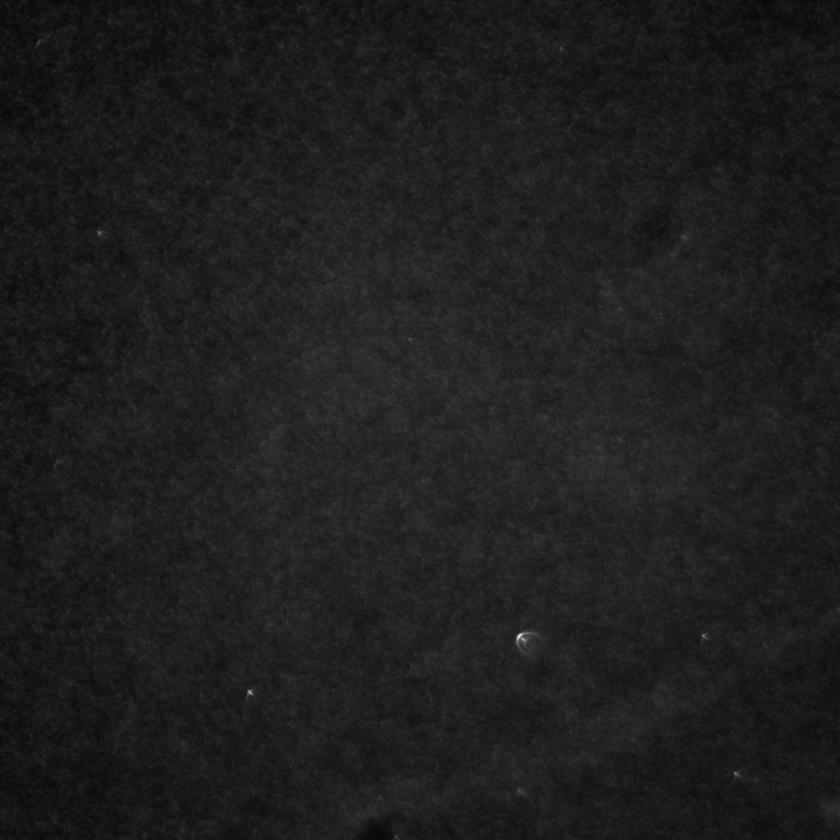
#> input picture Data/C1-middle well001_GS.bmp, 840 x 840 px, shrunk from 1608 x 1608 before the run
$ python planefit.py   (older library calls are emulated)
#> lines starting #> are read from the running program, lines starting #| are printed output that depends on the picture
### Simulation/my_utils.py
import numpy as np
from skimage import measure
import scipy.ndimage as nd
import matplotlib.pyplot as plt
import cv2
from skimage.feature import peak_local_max

np.random.seed(1)


# [151 lines left out: functions raw_points_grid, raw_points_grid_and_x_y, ellipse, mse, struct_sim, cart2pol and 5 more, not called in this run]


def find_maxima_skimage(im, t):
    """
    Use skimage to find maxima
    :param im: Image to be processed
    :param t: scale factor for threshold
    :return: x and y coordinates of maxima
    """
    pixel_dist_factor = 1  # factor for pixel to x y coords
    a = 10
    th = t * np.average(im)
    coordinates = peak_local_max(im, min_distance=a * pixel_dist_factor, threshold_abs=th)
    x = coordinates[:, 1]
    y = coordinates[:, 0]
    return x, y


def get_x_y(raw_img):
    xvec, yvec = np.nonzero(raw_img)
    return xvec, yvec


# [16 lines left out: function x_y_to_img, not called in this run]

### Simulation/planefit.py
import numpy as np
import matplotlib.pyplot as plt
from tkinter import filedialog
from scipy.ndimage import gaussian_filter
from mpl_toolkits.mplot3d import Axes3D
from my_utils import subtract_median, find_maxima_skimage
from scipy.optimize import leastsq
import scipy.linalg

step_size_z = 0.2
window_size_um = 266.07


def load_files():
    file_paths = filedialog.askopenfilenames(title="Select images", filetypes=(("tif Files", "*.tif"),
                                                                               ("tiff Files", "*.tiff"),
                                                                               ("JPEG Files", "*.jpeg"),
                                                                               ("all Files", "*.*")))
#> the answer given: ../Data/C1-middle well001_GS.bmp
    return file_paths


# images = ('/home/sam/Documents/traction-force-microscopy/Data/Beads 10/ChanA_001_001_001_001.tif',
#           '/home/sam/Documents/traction-force-microscopy/Data/Beads 10/ChanA_001_001_002_001.tif',
#           '/home/sam/Documents/traction-force-microscopy/Data/Beads 10/ChanA_001_001_003_001.tif',
#           '/home/sam/Documents/traction-force-microscopy/Data/Beads 10/ChanA_001_001_004_001.tif',
#           '/home/sam/Documents/traction-force-microscopy/Data/Beads 10/ChanA_001_001_005_001.tif',
#           '/home/sam/Documents/traction-force-microscopy/Data/Beads 10/ChanA_001_001_006_001.tif',
#           '/home/sam/Documents/traction-force-microscopy/Data/Beads 10/ChanA_001_001_007_001.tif',
#           '/home/sam/Documents/traction-force-microscopy/Data/Beads 10/ChanA_001_001_008_001.tif',
#           '/home/sam/Documents/traction-force-microscopy/Data/Beads 10/ChanA_001_001_009_001.tif',
#           '/home/sam/Documents/traction-force-microscopy/Data/Beads 10/ChanA_001_001_010_001.tif',
#           '/home/sam/Documents/traction-force-microscopy/Data/Beads 10/ChanA_001_001_011_001.tif',
#           '/home/sam/Documents/traction-force-microscopy/Data/Beads 10/ChanA_001_001_012_001.tif',
#           '/home/sam/Documents/traction-force-microscopy/Data/Beads 10/ChanA_001_001_013_001.tif',
#           '/home/sam/Documents/traction-force-microscopy/Data/Beads 10/ChanA_001_001_014_001.tif',
#           '/home/sam/Documents/traction-force-microscopy/Data/Beads 10/ChanA_001_001_015_001.tif',
#           '/home/sam/Documents/traction-force-microscopy/Data/Beads 10/ChanA_001_001_016_001.tif',
#           '/home/sam/Documents/traction-force-microscopy/Data/Beads 10/ChanA_001_001_017_001.tif',
#           '/home/sam/Documents/traction-force-microscopy/Data/Beads 10/ChanA_001_001_018_001.tif',
#           '/home/sam/Documents/traction-force-microscopy/Data/Beads 10/ChanA_001_001_019_001.tif',
#           '/home/sam/Documents/traction-force-microscopy/Data/Beads 10/ChanA_001_001_020_001.tif',
#           '/home/sam/Documents/traction-force-microscopy/Data/Beads 10/ChanA_001_001_021_001.tif',
#           '/home/sam/Documents/traction-force-microscopy/Data/Beads 10/ChanA_001_001_022_001.tif',
#           '/home/sam/Documents/traction-force-microscopy/Data/Beads 10/ChanA_001_001_023_001.tif',
#           '/home/sam/Documents/traction-force-microscopy/Data/Beads 10/ChanA_001_001_024_001.tif',
#           '/home/sam/Documents/traction-force-microscopy/Data/Beads 10/ChanA_001_001_025_001.tif',
#           '/home/sam/Documents/traction-force-microscopy/Data/Beads 10/ChanA_001_001_026_001.tif',
#           '/home/sam/Documents/traction-force-microscopy/Data/Beads 10/ChanA_001_001_027_001.tif',
#           '/home/sam/Documents/traction-force-microscopy/Data/Beads 10/ChanA_001_001_028_001.tif',
#           '/home/sam/Documents/traction-force-microscopy/Data/Beads 10/ChanA_001_001_029_001.tif',
#           '/home/sam/Documents/traction-force-microscopy/Data/Beads 10/ChanA_001_001_030_001.tif',
#           '/home/sam/Documents/traction-force-microscopy/Data/Beads 10/ChanA_001_001_031_001.tif',
#           '/home/sam/Documents/traction-force-microscopy/Data/Beads 10/ChanA_001_001_032_001.tif',
#           '/home/sam/Documents/traction-force-microscopy/Data/Beads 10/ChanA_001_001_033_001.tif',
#           '/home/sam/Documents/traction-force-microscopy/Data/Beads 10/ChanA_001_001_034_001.tif',
#           '/home/sam/Documents/traction-force-microscopy/Data/Beads 10/ChanA_001_001_035_001.tif',
#           '/home/sam/Documents/traction-force-microscopy/Data/Beads 10/ChanA_001_001_036_001.tif',
#           '/home/sam/Documents/traction-force-microscopy/Data/Beads 10/ChanA_001_001_037_001.tif')
images = load_files()
ims = [plt.imread(im) for im in images]
#> ims = 1 item
# filtered_im = subtract_median(ims[20], 20, True)
out = np.stack(ims, axis=2)
#> out is the input picture: shape (840, 840, 1); min 7, max 244, mean 30.1
projection = out.max(-1)
filtered_projection = gaussian_filter(projection, sigma=2, order=0)
# maxima_raw = find_maxima_skimage(projection, 0.5)
p_x, p_y = find_maxima_skimage(filtered_projection, 1)
#> in find_maxima_skimage, `th = t * np.average(im)`: th = 29.06
#> in find_maxima_skimage, `coordinates = peak_local_max(im, min_distance=a * pixel_dist_factor, t..`: coordinates = 972 pairs, first value 19 to 827, second value 10 to 826
#> in find_maxima_skimage, `x = coordinates[:, 1]`: x = 972 values, max 826 at index 519, min 10 at index 932, mean 418.7
#> in find_maxima_skimage, `y = coordinates[:, 0]`: y = 972 values, max 827 at index 797, min 19 at index 648, mean 426.4
#> p_x has the same summary as x in find_maxima_skimage; p_y has the same summary as y in find_maxima_skimage
4


def only_maxima(im, x, y):
    """
    Given an image and x and y coordinates of maxima, return an image with the same value at x, y and zero where there
    is no x, y
    Does this by making a boolean mask with 1 at (x, y) and 0 at non (x,y), multiply im * mask
    :param im: Image to be processed
    :param x: list of x coordinates
    :param y: list of y coordinates
    :return: image with intensities of x and y spots
    """
    #
    mat = np.zeros_like(im)
    np.add.at(mat, (tuple(x), tuple(y)), 1)
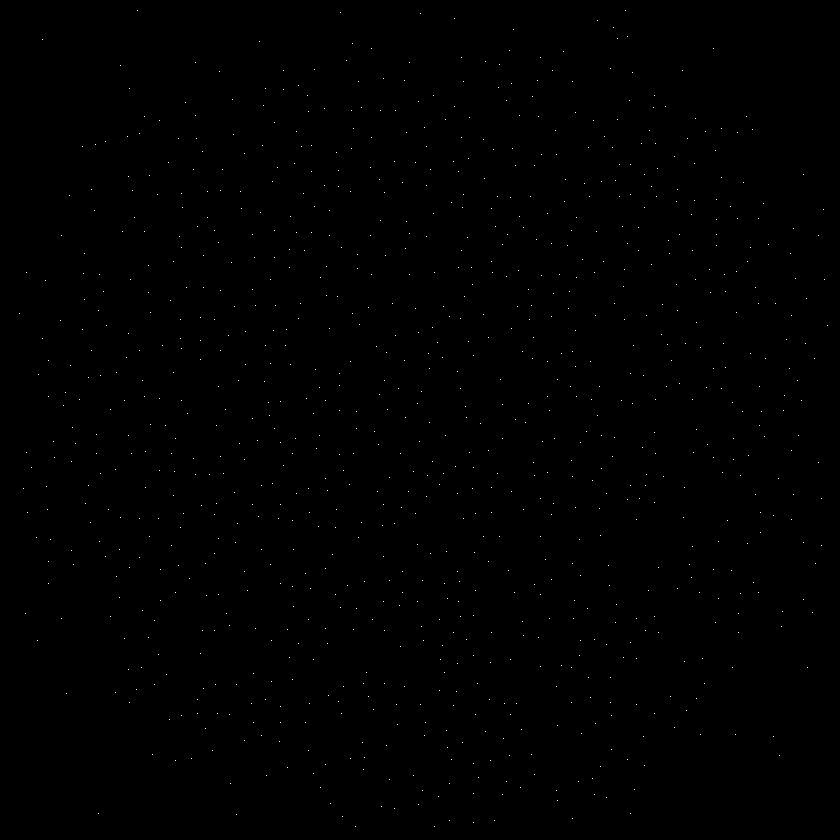
#> mat: shape (840, 840); values 0 (black) and 1 (white), 0.14% white in thin lines or dots
    new_im = im * mat
    return new_im


# now I have matrices with only the x y points
# can stack them, argmax along third axis
# then i will have an nxn matrix of indices where there is a maximum pixel value
# but, even if there is a zero this matrix will still be full (if there is a pixel with no local maxima)
# i think that's fine, I can look through the index matrix and only select points at x, y to match them with the z
# for each x y pair, I want to go to that location in the matrix, make a new tuple with x, y, pos
# first multiply each index in array by 0.2 to convert from image number to micron
masked_stack = np.stack([only_maxima(i, p_x, p_y) for i in ims], axis=2)
max_indices = np.argmax(masked_stack, axis=2)
#> max_indices: shape (840, 840) int64; every value is 0
coords = list(zip(p_x, p_y))
#> coords = 972 pairs, first value 10 to 826, second value 19 to 827
z = []
for r, c in coords:
    z.append(step_size_z * max_indices[r][c])
#> this loop made 972 passes
#> (r, c) on passes 1 to 3: (519, 636), (250, 692), (704, 636)
#> after the loop, z = 972 values from 0 to 0
data = np.c_[p_x, p_y, z]
#> data = 972 rows, first 8: [519, 636, 0], [250, 692, 0], [704, 636, 0], [736, 773, 0], [99, 232, 0], [519, 791, 0], [410, 339, 0], [601, 458, 0]
mn = np.min(data, axis=0)
#> mn = [10, 19, 0]
mx = np.max(data, axis=0)
#> mx = [826, 827, 0]
X, Y = np.meshgrid(np.linspace(mn[0], mx[0], 20), np.linspace(mn[1], mx[1], 20))
XX = X.flatten()
YY = Y.flatten()
#> YY = 400 values from 19 to 827
A = np.c_[data[:, 0], data[:, 1], np.ones(data.shape[0])]
#> A = 972 rows, first 8: [519, 636, 1], [250, 692, 1], [704, 636, 1], [736, 773, 1], [99, 232, 1], [519, 791, 1], [410, 339, 1], [601, 458, 1]
C, residuals, _, _ = scipy.linalg.lstsq(A, data[:, 2])
#> C = [0, 0, 0]; residuals = 0
A = C[0]
#> A = 0
B = C[1]
#> B = 0
D = C[2]
#> D = 0
Z = A * X + B * Y + D
#> Z: shape (20, 20) float64; every value is 0

plt.imshow(projection, cmap="gray")
plt.show()
fig = plt.figure()
#> (the run stopped early here; a loop or call above may not have finished)
